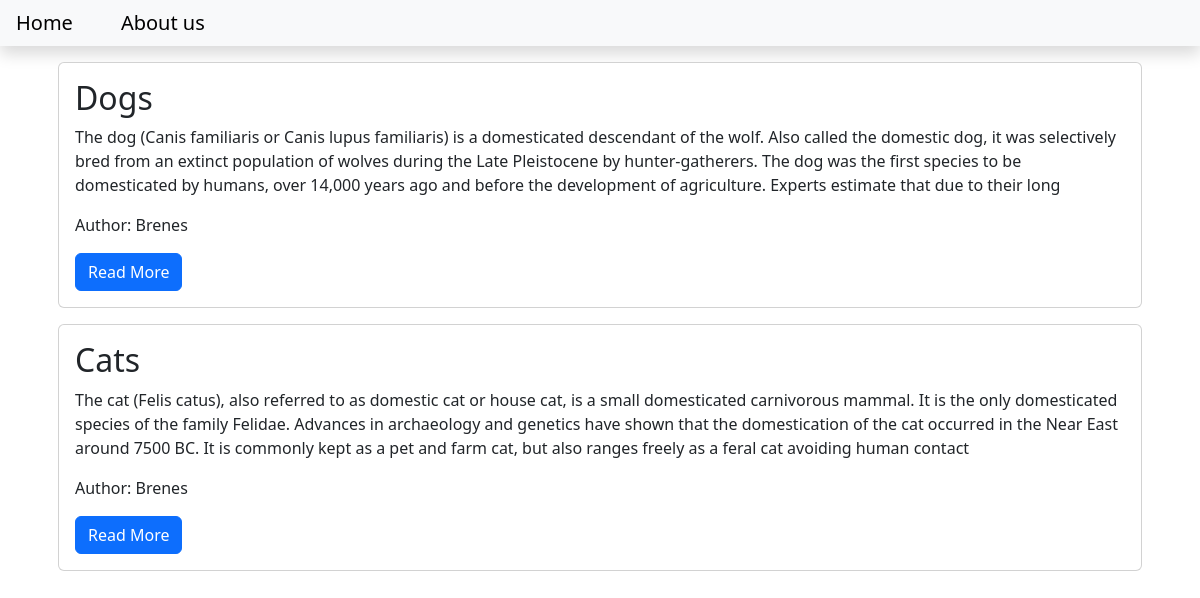
The page / on the database its author committed.
### blog/models.py (models this page shows, shortened)
class Post(models.Model):
    title = models.CharField(max_length=200)
    content = models.TextField() # text field is the format of a string
    date_created = models.DateTimeField(auto_now_add=True) # auto_now_add will set the date created to the time of creation
    slug = models.SlugField(max_length=200, unique=True) # unique will ensure that no two posts have the same slug
    author = models.ForeignKey(to=User, on_delete=models.CASCADE) # on_delete will delete the  user post if the user is deleted
    status = models.IntegerField(choices=STATUS, default=0) # default will set the status to draft

### blog/views.py (the view)
# urls.py: path("", views.PostList.as_view(), name="home"),
class PostList(generic.ListView):
    queryset = Post.objects.filter(status=1).order_by('-date_created')
    template_name = 'index.html'

### templates/index.html
{% extends 'base.html' %}
{% block content %}
        <div class="container">
            {% for post in post_list %}
                 <div class = "card m-3">
                    <div class="card-body">
                        <h2 class="card-title">
                            {{post.title}}
                        </h2>
                        <p class="card-text">
                            {{post.content | slice:"400"}}
                        </p>
                        <p class="cart-text">
                            Author: {{post.author | title}}
                        </p>
                        <a class="btn btn-primary" href="{% url 'blog_view' post.slug %}">Read More</a>
                    </div>
                 </div>
            {% endfor %}
        </div>
{% endblock content %}

### templates/base.html (shortened to what this page needs)
<!DOCTYPE html>
<hmtl>
    <head lang="en">
        <link href="https://cdn.jsdelivr.net/npm/bootstrap@5.3.3/dist/css/bootstrap.min.css" rel="stylesheet">
    </head>
    <body>
        <nav class="navbar navbar-expand-lg navbar-light bg-light shadow mb-3" id="mainNav">
            <div class="collapse navbar-collapse" id="navbar Responsive">
                <ul class="navbar-nav ml-auto">
                    <li class="nav-item">
                        <a class="navbar-brand p-3" href="{% url 'home' %}">Home</a>
                    </li>
                    <li>
                        <a class="navbar-brand p-3" href="{% url 'about_view' %}">About us</a>
                    </li>
                </ul>
            </div>
        </nav>
{% block content %}
{% endblock content %}
</body>
</html>

### rows shown on the page
Post: title "Dogs", content "The dog (Canis familiaris or Canis lupus familiaris) is a domesticated descendant of the wolf. Also called the domestic dog, it was selectively bred from an extinct population of wolves during the Late Pleistocene by hunter-gatherers. The dog was the first species to be domesticated by humans, over 14,000 years ago and before the development of agriculture. Experts estimate that due to their long", author "Brenes"
Post: title "Cats", content "The cat (Felis catus), also referred to as domestic cat or house cat, is a small domesticated carnivorous mammal. It is the only domesticated species of the family Felidae. Advances in archaeology and genetics have shown that the domestication of the cat occurred in the Near East around 7500 BC. It is commonly kept as a pet and farm cat, but also ranges freely as a feral cat avoiding human contact", author "Brenes"
